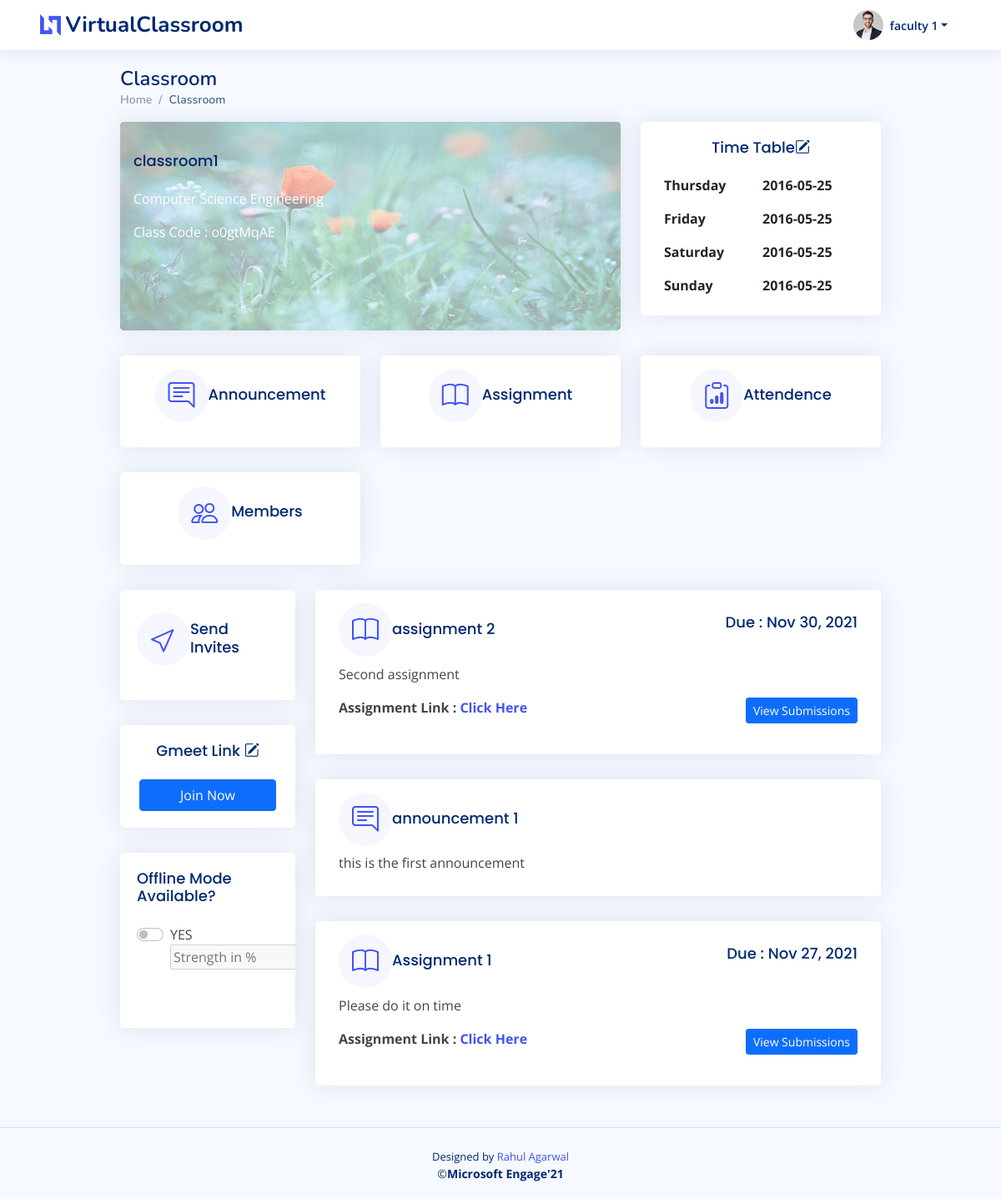
Page /faculty_subject/o0gtMqAE (signed in) on the earlier database version.
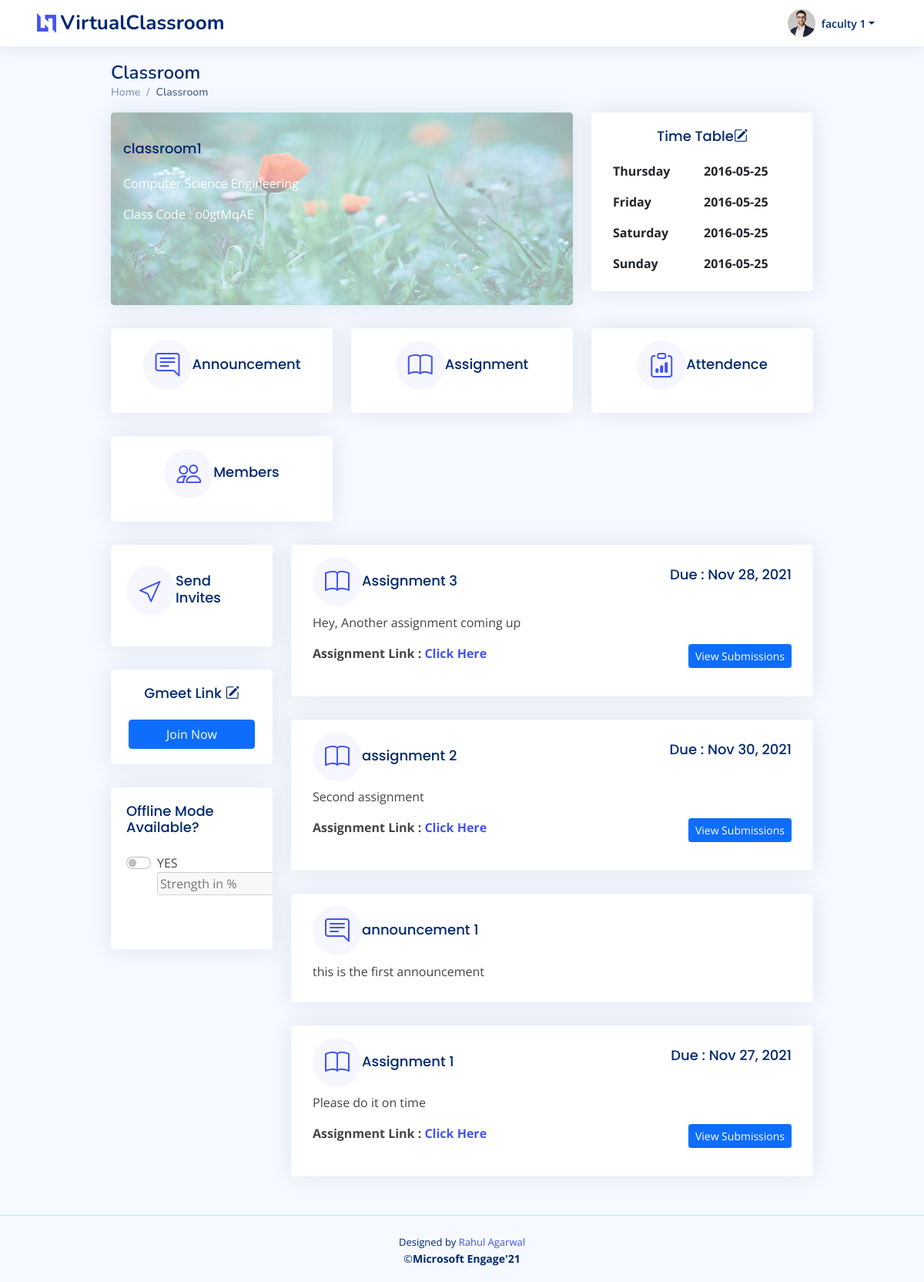
Same page on the later database version.
### myapp/models.py (models this page shows, shortened)
class Assignment(models.Model):
    assignmentId = models.CharField(max_length=10,primary_key=True)
    classId = models.ForeignKey(ClassRoom,on_delete=models.CASCADE)
    assignmentHeading = models.CharField(max_length=50,null=False)
    assignmentDescription = models.TextField(blank=False,null=False)
    publishedTime = models.DateTimeField(default=datetime.now,null=True)
    assignmentDueTime = models.DateTimeField(default=datetime.now,null=True)
    assignmentLink = models.TextField(blank=True,null=True)
    assignmentSubmission = models.TextField(null=True, blank=True, default='{}')

class Announcement(models.Model):
    announcementId = models.CharField(max_length=10,primary_key=True)
    classId = models.ForeignKey(ClassRoom,on_delete=models.CASCADE)
    announcementHeading = models.CharField(max_length=50,null=False)
    announcementDescription = models.TextField(blank=False,null=False)
    publishedTime = models.DateTimeField(default=datetime.now,null=True)

### myapp/views.py (the view, shortened to what this page needs)
# urls.py: path('faculty_subject/<pk>',views.facultySubject,name='facultySubject'),
@login_required
def facultySubject(request,pk):
    if request.user.is_active and request.user.is_staff and not request.user.is_superuser:
        id=pk
        classDetails = ClassRoom.objects.get(classId=id)
        announcements = Announcement.objects.filter(classId = classDetails.pk).annotate(type=Value('announcement', CharField()))
        assignments = Assignment.objects.filter(classId = classDetails.pk).annotate(type=Value('assignment', CharField()))
        all_items = list(assignments) + list(announcements)
        all_items_feed = sorted(all_items, key=lambda obj: obj.publishedTime,reverse=True)
        context={
            'class':classDetails,
            'announcements' : announcements,
            'all_items_feed' : all_items_feed
        }
        return render(request,'faculty/facultySubject.html',context)
    else:
        return redirect('facultyLogin')

### myapp/templates/faculty/facultySubject.html (shortened to what the changed rows need)
{% extends 'base.html' %}
{% block content %}
{% load static %}
  <main id="main" class="main px-lg-5 mx-lg-5" >
    <div class="pagetitle px-lg-5">
      <h1>Classroom</h1>
    </div>
    <section class="section dashboard px-lg-5">
      <div class="row">
        <div class="col-lg-9">
          <div class="row">
            {% if all_items_feed%}
              {% for item in all_items_feed %}
                  {% if item.type == 'announcement' %}
                  <div class="">
                     <div class="card info-card sales-card p-lg-2 ">
                       <div class="card-body">
                         <div class="">
                           <div class="d-flex align-items-center my-2">
                             <div class="card-icon rounded-circle d-flex align-items-center justify-content-center">
                               <i class="bi bi-chat-right-text"></i>
                             </div>
                             <h5 class="card-title">{{item.announcementHeading}}</h5>
                           </div>
                         </div>
                         {{item.announcementDescription}}
                       </div>
                     </div>
                  </div>
                  {% elif item.type == 'assignment' %}
                  <div class="">
                     <div class="card info-card sales-card p-lg-2">
                       <div class="card-body">
                         <div class="d-flex justify-content-between">
                           <div class="d-flex align-items-center my-2">
                             <div class="card-icon rounded-circle d-flex align-items-center justify-content-center">
                               <i class="bi bi-book"></i>
                             </div>
                             <h5 class="card-title">{{item.assignmentHeading}}</h5>
                           </div>
                           <h5 class="card-title">Due : {{item.assignmentDueTime |date:"M d, Y" }}</h5>
                         </div>
                          <p>{{item.assignmentDescription}}</p>
                          {% if item.assignmentLink %}
                          <div class="d-flex justify-content-between">
                            <p><strong>Assignment Link : <a href="{{item.assignmentLink}}">Click Here</a></strong></p>
                            <div class="" style="text-align:right;">
                              <a class="btn btn-primary btn-sm" href="{% url 'assignmentSubmissions' item.pk %}" name="button">View Submissions</a>
                            </div>
                          </div>
                          {% else %}
                          <div class="" style="text-align:right;">
                            <a class="btn btn-primary btn-sm" href="{% url 'assignmentSubmissions' item.pk %}" name="button">View Submissions</a>
                          </div>
                          {% endif %}
                       </div>
                     </div>
                  </div>
                  {% endif %}
            {% endfor %}
          {% endif %}
              </div>
            </div>
          </div>
    </section>
  </main>
{% endblock %}

Differences in the rows shown:
added Assignment: assignmentHeading "Assignment 3", assignmentDueTime "Nov 28, 2021", assignmentDescription "Hey, Another assignment coming up"
